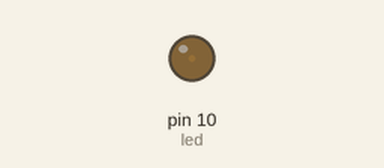
This sketch was run on a simulated Arduino Uno, built with avr-gcc and run on an emulated ATmega328P. Shown: output pins drawn as LEDs (lit = HIGH).

Above: at 0.05 s.
At 0.95 s:
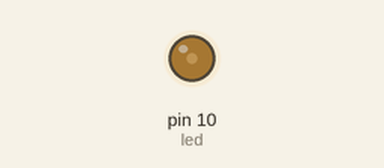
At 1.9 s:
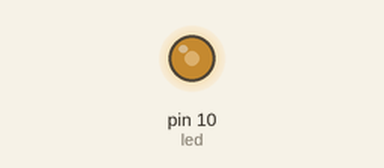
At 3.8 s:
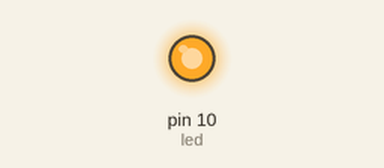
Timing chart, 0 to 8.8 s (numbered marks = the images above):
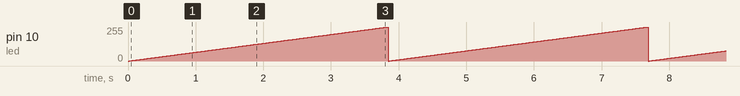

Measured:
- by itself, pin 10 (led): ramps from 0/255 to 255/255 and jumps back, once every 3.8 s

The sketch:

Cod_Leitura_analogica.ino
```cpp
const byte led = 10;

void setup()
{
  pinMode(led, OUTPUT);
}

void loop()
{
  for(int i = 0; i <= 255; i++){
    analogWrite(led, i);
    delay(15);
  }
}
```
